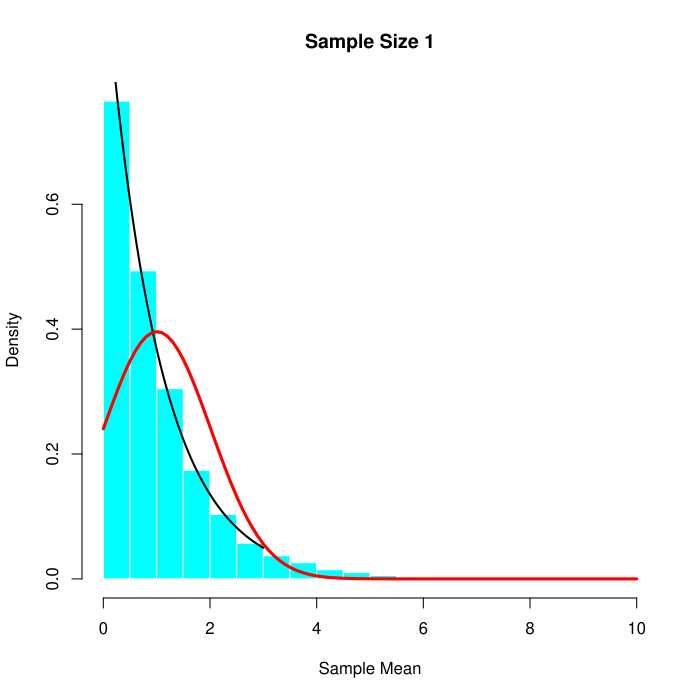

Generate this figure with R:
plot.p1 <- function(n) {
    lambda <- 1
    trials <- 10000
    sim <- rexp(n*trials,lambda)
    m <- matrix(sim,trials)
    sample.means <- rowMeans(m)
    hist(sample.means, freq=F,xlab = "Sample Mean",col = "cyan",border = "white",main=paste("Sample", "Size",n, sep=" "))
    curve(dexp(x, rate=lambda) , 0, 3, lwd=2, xlab = "", ylab = "", add = T)
    curve(dnorm(x, mean=mean(sample.means), sd=sd(sample.means)), add=TRUE, 
    col="red", lwd=3)
}
#sample size
n <- c(1,10,100,1000,10000)
for(i in n)
{
    plot.p1(i)
}

plot.p2 <- function() {
    lambda <- 1
    trials <- 1000
    var_vector <- c()
    for(n in 1:1000)
    {
        sim <- rexp(n*trials,lambda)
        m <- matrix(sim,trials)
        sample.means <- rowMeans(m)
        var_vector <- c(var_vector,var(sample.means))
    }
    plot(var_vector,type = "o",xlab = "n", ylab = "Standard Deviation")
}
plot.p2()
